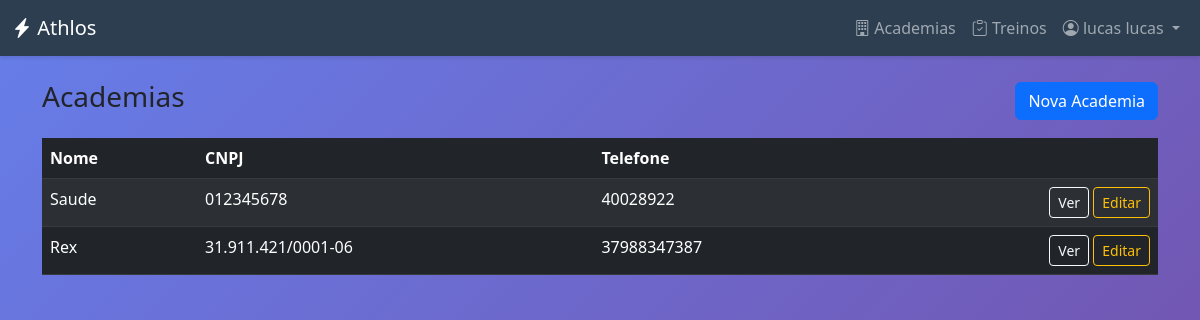
/academias/ (signed in), run on an earlier commit of the app's database.
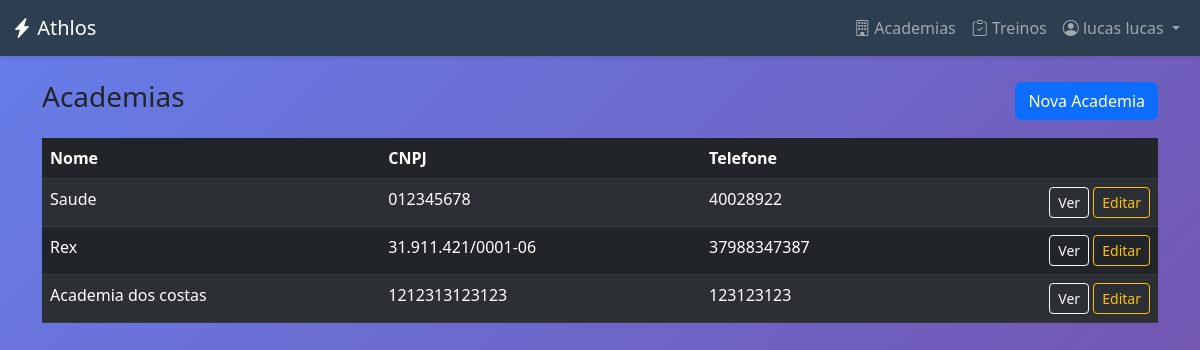
And on a later commit of the database.
### academias/models.py (models this page shows, shortened)
class Academia(models.Model):
    nome_fantasia = models.CharField(max_length=100, verbose_name="Nome Fantasia")
    cnpj = models.CharField(max_length=18, unique=True, verbose_name="CNPJ")
    endereco = models.CharField(max_length=255, verbose_name="Endereço")
    telefone = models.CharField(max_length=15, verbose_name="Telefone")
    data_criacao = models.DateTimeField(
        auto_now_add=True, verbose_name="Data de Criação"
    )
    class Meta:
        verbose_name = "Academia"
        verbose_name_plural = "Academias"

### core/views.py (the view)
# urls.py: path("academias/", views.academia_list, name="academia_list"),
@login_required
def academia_list(request):
    if request.user.user_type not in ["ADMIN", "ADMIN_SISTEMA", "PERSONAL"]:
        messages.error(request, "Acesso negado.")
        return redirect("dashboard")
    academias = Academia.objects.all()
    return render(
        request, "core/academias/academia_list.html", {"academias": academias}
    )

### core/templates/core/academias/academia_list.html (shortened to what this page needs)
{% extends 'core/base.html' %}
{% block content %}
<div class="container py-4">
    <div class="d-flex justify-content-between align-items-center mb-3">
        <h3>Academias</h3>
        <a href="{% url 'academia_create' %}" class="btn btn-primary">Nova Academia</a>
    </div>
    {% if academias %}
    <div class="table-responsive">
        <table class="table table-striped table-dark">
            <thead>
                <tr>
                    <th>Nome</th>
                    <th>CNPJ</th>
                    <th>Telefone</th>
                    <th></th>
                </tr>
            </thead>
            <tbody>
                {% for a in academias %}
                <tr>
                    <td>{{ a.nome_fantasia }}</td>
                    <td>{{ a.cnpj }}</td>
                    <td>{{ a.telefone }}</td>
                    <td class="text-end">
                        <a href="{% url 'academia_detail' a.pk %}" class="btn btn-sm btn-outline-light">Ver</a>
                        <a href="{% url 'academia_edit' a.pk %}" class="btn btn-sm btn-outline-warning">Editar</a>
                    </td>
                </tr>
                {% endfor %}
            </tbody>
        </table>
    </div>
    {% else %}
    <div class="alert alert-info">Nenhuma academia encontrada.</div>
    {% endif %}
</div>
{% endblock %}

What changed in the data, as far as the page shows it:
added Academia: nome_fantasia "Academia dos costas", cnpj "1212313123123", telefone "123123123"
